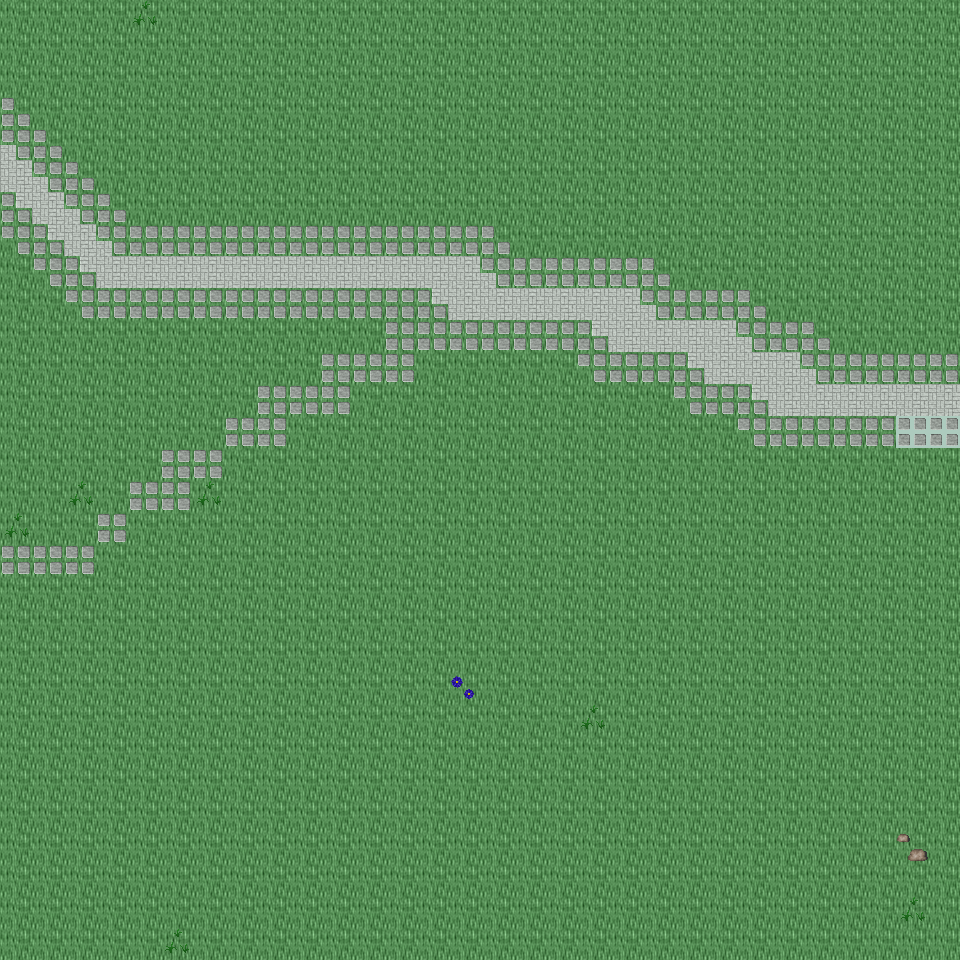

Tiled map render using the project's own tile images. Description and the map definition, with tile-layer contents summarised, below:
An orthogonal 30x30 tile map with 32x32 px tiles, 6 tile layers (Ground, Object, Object2, Above, ...), 43 tilesets and 4 objects (4x mapExit).

<map version="1.0" orientation="orthogonal" renderorder="right-down" width="30" height="30" tilewidth="32" tileheight="32" nextobjectid="5">
  <tileset firstgid="1" name="tileset_logic_item_mushroom" tilewidth="32" tileheight="32" tilecount="6" columns="6">
    <image source="../drawable/tileset_logic_item_mushroom.png" width="192" height="32" />
  </tileset>
  <tileset firstgid="7" name="tileset_plant_tree_chestnut_tree" tilewidth="32" tileheight="32" tilecount="20" columns="4">
    <image source="../drawable/tileset_plant_tree_chestnut_tree.png" width="128" height="160" />
  </tileset>
  <tileset firstgid="27" name="tileset_plant_tree_oak_tree" tilewidth="32" tileheight="32" tilecount="20" columns="4">
    <image source="../drawable/tileset_plant_tree_oak_tree.png" width="128" height="160" />
  </tileset>
  <tileset firstgid="47" name="tileset_building_fence_stone_fence_white" tilewidth="32" tileheight="32" tilecount="9" columns="3">
    <image source="../drawable/tileset_building_fence_stone_fence_white.png" width="96" height="96" />
  </tileset>
  <tileset firstgid="56" name="tileset_building_gnome_homes" tilewidth="32" tileheight="32" tilecount="48" columns="6">
    <image source="../drawable/tileset_building_gnome_homes.png" width="192" height="256" />
  </tileset>
  <tileset firstgid="104" name="tileset_logic_creature_gnome" tilewidth="32" tileheight="32" tilecount="6" columns="6">
    <image source="../drawable/tileset_logic_creature_gnome.png" width="192" height="32" />
  </tileset>
  <tileset firstgid="110" name="tileset_logic_item_vegetable" tilewidth="32" tileheight="32" tilecount="13" columns="13">
    <image source="../drawable/tileset_logic_item_vegetable.png" width="256" height="64" />
  </tileset>
  <tileset firstgid="123" name="tileset_plant_stump_small_stump" tilewidth="32" tileheight="32" tilecount="4" columns="2">
    <image source="../drawable/tileset_plant_stump_small_stump.png" width="64" height="64" />
  </tileset>
  <tileset firstgid="127" name="tileset_object_birds" tilewidth="32" tileheight="32" tilecount="4" columns="2">
    <image source="../drawable/tileset_object_birds.png" width="64" height="64" />
  </tileset>
  <tileset firstgid="131" name="tileset_ground_earth_edges" tilewidth="32" tileheight="32" tilecount="18" columns="6">
    <image source="../drawable/tileset_ground_earth_edges.png" width="192" height="96" />
  </tileset>
  <tileset firstgid="149" name="tileset_ground_grass_corners" tilewidth="32" tileheight="32" tilecount="24" columns="6">
    <image source="../drawable/tileset_ground_grass_corners.png" width="192" height="128" />
  </tileset>
  <tileset firstgid="173" name="tileset_building_fence_fence_chunky" tilewidth="32" tileheight="32" tilecount="21" columns="3">
    <image source="../drawable/tileset_building_fence_fence_chunky.png" width="96" height="224" />
  </tileset>
  <tileset firstgid="194" name="tileset_plant_bush_hosta" tilewidth="32" tileheight="32" tilecount="9" columns="3">
    <image source="../drawable/tileset_plant_bush_hosta.png" width="96" height="96" />
  </tileset>
  <tileset firstgid="203" name="tileset_plant_tree_maple_tree" tilewidth="32" tileheight="32" tilecount="72" columns="8">
    <image source="../drawable/tileset_plant_tree_maple_tree.png" width="256" height="288" />
  </tileset>
  <tileset firstgid="275" name="tileset_ground_ground" tilewidth="32" tileheight="32" tilecount="33" columns="3">
    <image source="../drawable/tileset_ground_ground.png" width="96" height="352" />
  </tileset>
  <tileset firstgid="308" name="tileset_ground_ground_2" tilewidth="32" tileheight="32" tilecount="4" columns="4">
    <image source="../drawable/tileset_ground_ground_2.png" width="128" height="32" />
  </tileset>
  <tileset firstgid="312" name="tileset_ground_ridge_earth_dark" tilewidth="32" tileheight="32" tilecount="96" columns="12">
    <image source="../drawable/tileset_ground_ridge_earth_dark.png" width="384" height="256" />
  </tileset>
  <tileset firstgid="408" name="tileset_plant_grasses" tilewidth="32" tileheight="32" tilecount="6" columns="3">
    <image source="../drawable/tileset_plant_grasses.png" width="96" height="64" />
  </tileset>
  <tileset firstgid="414" name="tileset_ground_grass_edges" tilewidth="32" tileheight="32" tilecount="36" columns="12">
    <image source="../drawable/tileset_ground_grass_edges.png" width="384" height="96" />
  </tileset>
  <tileset firstgid="450" name="tileset_ground_green_paving" tilewidth="32" tileheight="32" tilecount="18" columns="3">
    <image source="../drawable/tileset_ground_green_paving.png" width="96" height="192" />
  </tileset>
  <tileset firstgid="468" name="tileset_ground_rock_pebbles" tilewidth="32" tileheight="32" tilecount="3" columns="1">
    <image source="../drawable/tileset_ground_rock_pebbles.png" width="32" height="96" />
  </tileset>
  <tileset firstgid="471" name="tileset_plant_flower_daisy_white" tilewidth="32" tileheight="32" tilecount="8" columns="2">
    <image source="../drawable/tileset_plant_flower_daisy_white.png" width="64" height="128" />
  </tileset>
  <tileset firstgid="479" name="tileset_plant_flower_daisy_blue" tilewidth="32" tileheight="32" tilecount="8" columns="2">
    <image source="../drawable/tileset_plant_flower_daisy_blue.png" width="64" height="128" />
  </tileset>
  <tileset firstgid="487" name="tileset_ground_ladder_vertical_dark" tilewidth="32" tileheight="32" tilecount="3" columns="3">
    <image source="../drawable/tileset_ground_ladder_vertical_dark.png" width="96" height="32" />
  </tileset>
  <tileset firstgid="490" name="tileset_plant_tree_tree_darkgreen" tilewidth="32" tileheight="32" tilecount="88" columns="8">
    <image source="../drawable/tileset_plant_tree_tree_darkgreen.png" width="256" height="352" />
  </tileset>
  <tileset firstgid="578" name="tileset_ground_rock_rock_cluster" tilewidth="32" tileheight="32" tilecount="6" columns="3">
    <image source="../drawable/tileset_ground_rock_rock_cluster.png" width="96" height="64" />
  </tileset>
  <tileset firstgid="584" name="tileset_plant_bush_bushes" tilewidth="32" tileheight="32" tilecount="10" columns="5">
    <image source="../drawable/tileset_plant_bush_bushes.png" width="160" height="64" />
  </tileset>
  <tileset firstgid="594" name="tileset_plant_vine" tilewidth="32" tileheight="32" tilecount="3" columns="1">
    <image source="../drawable/tileset_plant_vine.png" width="32" height="96" />
  </tileset>
  <tileset firstgid="597" name="tileset_ground_ladder_horizontal_dark" tilewidth="32" tileheight="32" tilecount="3" columns="1">
    <image source="../drawable/tileset_ground_ladder_horizontal_dark.png" width="32" height="96" />
  </tileset>
  <tileset firstgid="600" name="tileset_logic_collision" tilewidth="32" tileheight="32" tilecount="1" columns="1">
    <image source="../drawable/tileset_logic_collision.png" width="32" height="32" />
  </tileset>
  <tileset firstgid="601" name="tileset_plant_tree_fir_trees" tilewidth="32" tileheight="32" tilecount="24" columns="6">
    <image source="../drawable/tileset_plant_tree_fir_trees.png" width="192" height="128" />
  </tileset>
  <tileset firstgid="625" name="tileset_plant_mosses" tilewidth="32" tileheight="32" tilecount="16" columns="4">
    <image source="../drawable/tileset_plant_mosses.png" width="128" height="128" />
  </tileset>
  <tileset firstgid="641" name="tileset_plant_mushroom3" tilewidth="32" tileheight="32" tilecount="2" columns="2">
    <image source="../drawable/tileset_plant_mushroom3.png" width="64" height="32" />
  </tileset>
  <tileset firstgid="643" name="tileset_building_wizards_tower" tilewidth="32" tileheight="32" tilecount="252" columns="9">
    <image source="../drawable/tileset_building_wizards_tower.png" width="288" height="896" />
  </tileset>
  <tileset firstgid="895" name="tileset_plant_tree_evergreen" tilewidth="32" tileheight="32" tilecount="36" columns="3">
    <image source="../drawable/tileset_plant_tree_evergreen.png" width="96" height="384" />
  </tileset>
  <tileset firstgid="931" name="tileset_logic_portal" tilewidth="32" tileheight="32" tilecount="24" columns="8">
    <image source="../drawable/tileset_logic_portal.png" width="256" height="96" />
  </tileset>
  <tileset firstgid="955" name="tileset_logic_protection" tilewidth="32" tileheight="32" tilecount="2" columns="2">
    <image source="../drawable/tileset_logic_protection.png" width="64" height="32" />
  </tileset>
  <tileset firstgid="957" name="tileset_logic_item_herb" tilewidth="32" tileheight="32" tilecount="5" columns="5">
    <image source="../drawable/tileset_logic_item_herb.png" width="160" height="32" />
  </tileset>
  <tileset firstgid="962" name="tileset_plant_bush_large_green" tilewidth="32" tileheight="32" tilecount="9" columns="3">
    <image source="../drawable/tileset_plant_bush_large_green.png" width="96" height="96" />
  </tileset>
  <tileset firstgid="971" name="tileset_light_dim_light_5x5" tilewidth="32" tileheight="32" tilecount="25" columns="5">
    <image source="../drawable/tileset_light_dim_light_5x5.png" width="160" height="160" />
  </tileset>
  <tileset firstgid="996" name="tileset_furniture_light_small_oil_lamp" tilewidth="32" tileheight="32" tilecount="8" columns="2">
    <image source="../drawable/tileset_furniture_light_small_oil_lamp.png" width="64" height="128" />
  </tileset>
  <tileset firstgid="1004" name="tileset_item_banners_flag" tilewidth="32" tileheight="32" tilecount="12" columns="3">
    <image source="../drawable/tileset_item_banners_flag.png" width="96" height="128" />
  </tileset>
  <tileset firstgid="1016" name="tileset_item_flagpole" tilewidth="32" tileheight="32" tilecount="3" columns="1">
    <image source="../drawable/tileset_item_flagpole.png" width="32" height="96" />
  </tileset>
  <layer name="Ground" width="30" height="30">
    <data>[900 cells, 900 non-empty, 2 distinct tile ids]</data>
  </layer>
  <layer name="Object" width="30" height="30">
    <data>[900 cells, 133 non-empty, 7 distinct tile ids]</data>
  </layer>
  <layer name="Object2" width="30" height="30">
    <data>[900 cells, 2 non-empty, 2 distinct tile ids]</data>
  </layer>
  <layer name="Above" width="30" height="30">
    <data>[900 cells, 0 non-empty, 0 distinct tile ids]</data>
  </layer>
  <layer name="Above2" width="30" height="30">
    <data>[900 cells, 0 non-empty, 0 distinct tile ids]</data>
  </layer>
  <layer name="Walkable" width="30" height="30">
    <data>[900 cells, 0 non-empty, 0 distinct tile ids]</data>
  </layer>
  <objectgroup name="MapEvents">
    <object id="1" name="north" type="mapExit" x="0" y="0" width="960" height="32">
      <properties>
        <property name="map" value="level_0_x105_y27" />
        <property name="x" value="0" />
        <property name="y" value="28" />
      </properties>
    </object>
    <object id="2" name="south" type="mapExit" x="0" y="928" width="960" height="32">
      <properties>
        <property name="map" value="level_0_x105_y29" />
        <property name="x" value="0" />
        <property name="y" value="1" />
      </properties>
    </object>
    <object id="3" name="west" type="mapExit" x="0" y="0" width="32" height="960">
      <properties>
        <property name="map" value="level_0_x104_y28" />
        <property name="x" value="28" />
        <property name="y" value="0" />
      </properties>
    </object>
    <object id="4" name="east" type="mapExit" x="928" y="0" width="32" height="960">
      <properties>
        <property name="map" value="level_0_x106_y28" />
        <property name="x" value="1" />
        <property name="y" value="0" />
      </properties>
    </object>
  </objectgroup>
</map>
